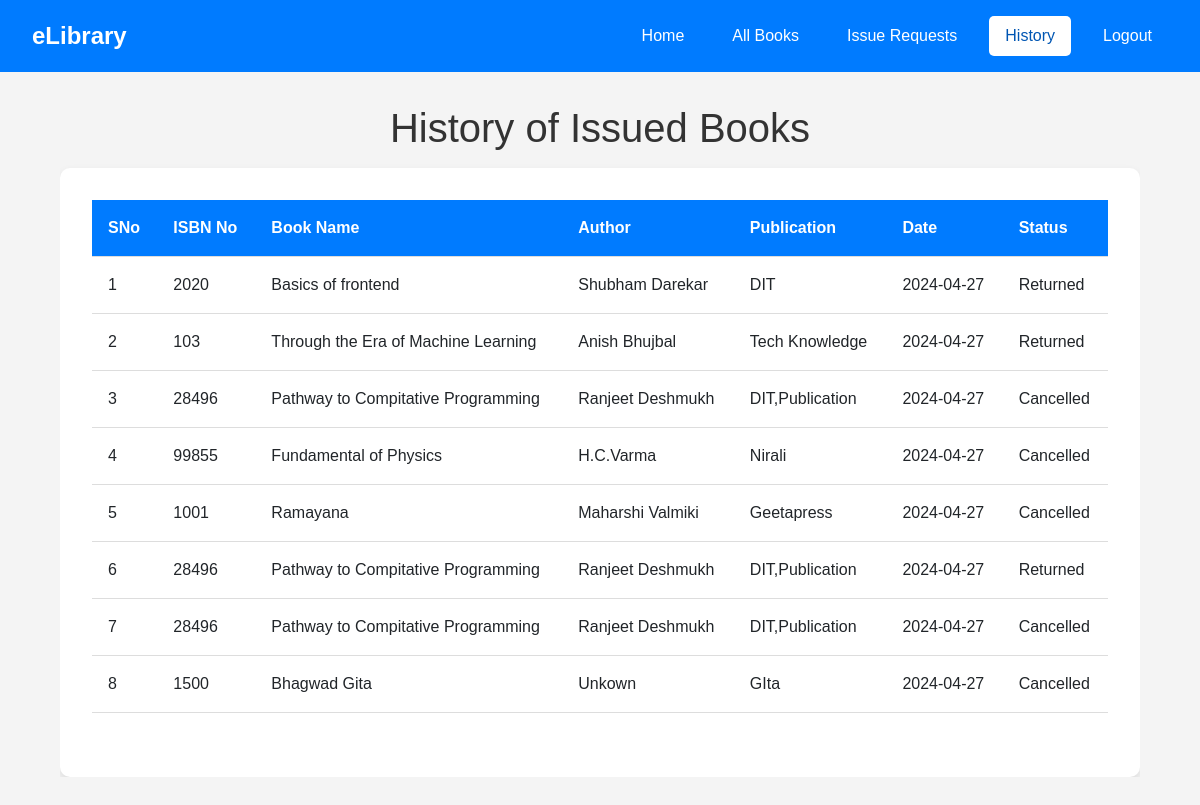
Screenshot of /user/history (signed in) with the database file from the repository.
### app.py (models this page shows)
class Books(db.Model):
    __tablename__='books'
    isbn = db.Column(db.Integer, primary_key=True)
    book_name=db.Column(db.String,nullable=False)
    author=db.Column(db.String,nullable=False)
    publication=db.Column(db.String,nullable=False)
    total_copies=db.Column(db.Integer,nullable=False)
    available_copies=db.Column(db.Integer,nullable=False)

class History(db.Model):
    __tablename__='history'
    issueId = db.Column(db.Integer ,primary_key=True)
    isbnissue = db.Column(db.Integer, db.ForeignKey('books.isbn'), nullable=False)
    erpissue = db.Column(db.Integer, db.ForeignKey('user.erp'), nullable=False)
    date=db.Column(db.String,nullable=False)
    status=db.Column(db.String,nullable=False)

### app.py (the view)
@app.route('/user/history',methods=['GET'])
@login_required
def historyUser():
    erp = current_user.erp
    books=db.session.execute('''select isbn,book_name,author,publication,date,status
        from books,history
        where isbnissue=isbn and erpissue= :erp ''',
        {'erp':erp})
    return render_template("user/history.html", user=current_user, books=books)

### app.py (called while the page is built)
@login_manager.user_loader
def load_user(erpid):
    return User.query.get(int(erpid))

### templates/user/history.html (shortened to what this page needs)
<!DOCTYPE html>
<head>
    <link href="https://cdn.jsdelivr.net/npm/bootstrap@5.3.2/dist/css/bootstrap.min.css" rel="stylesheet">
    <link rel="stylesheet" href="https://cdnjs.cloudflare.com/ajax/libs/font-awesome/6.5.2/css/all.min.css" />
    <link rel="stylesheet" href="{{url_for('static',filename = '/CSS/history.css')}}">
    <link rel="stylesheet" href="../../static/CSS/history.css">
    <link rel="stylesheet" href="https://cdnjs.cloudflare.com/ajax/libs/font-awesome/6.5.2/css/all.min.css" />
</head>
<body>
    <nav>
        <div class="logo">eLibrary</div>
        <ul>
            <li><a class="" href="/dashboard/user"><button class="opt">Home</button></a></li>
            <li><a class="" href="/user/allBooks"><button class="opt">All Books</button></a></li>
            <li><a class="" href="/user/issue_request"><button class="opt">Issue Requests</button></a></li>
            <li><a class="" href="/user/history"><button class="home opt">History</button></a></li>
            <li><a class="" href="/logout"><button class="opt">Logout</button></a></li>
        </ul>
    </nav>
    <div class="tab">
        <h1>History of Issued Books</h1>
        <div class="div">
            <table id="issued-books">
            <tr>
                <th>SNo</th>
                <th>ISBN No</th>
                <th>Book Name</th>
                <th>Author</th>
                <th>Publication</th>
                <th>Date</th>
                <th>Status</th>
            </tr>
            {% for book in books %}
            <tr>
                <td>{{loop.index}}</td>
                <td>{{book[0]}}</td>
                <td>{{book[1]}}</td>
                <td>{{book[2]}}</td>
                <td>{{book[3]}}</td>
                <td>{{book[4]}}</td>
                <td>{{book[5]}}</td>
            </tr>
            {% endfor %}
        </table>
    </div>
    </div>
</body>

### static/CSS/history.css (style rules this page uses)
body { font-family: Arial, sans-serif; background-color: #f4f4f4; margin: 0; padding: 0; }
nav { background: #007bff; color: white; display: flex; justify-content: space-between; align-items: center; padding: 1rem 2rem; }
nav .logo { font-size: 1.5rem; font-weight: bold; }
nav ul { list-style: none; margin: 0; padding: 0; display: flex; align-items: center; }
nav ul li { margin-left: 1rem; }
nav ul li a { text-decoration: none; color: white; }
button.opt { background-color: transparent; border: none; color: white; padding: 0.5rem 1rem; border-radius: 5px; cursor: pointer; transition: background 0.3s ease, color 0.3s ease; }
button.home { background-color: white; color: #0056b3; }
.tab { width: 90%; margin: 2rem auto; text-align: center; }
.tab h1 { color: #333; margin-bottom: 1rem; }
.tab { overflow: auto; scrollbar-width: none; }
.tab { -ms-overflow-style: none; overflow: -moz-scrollbars-none; }
.tab .div { background: #fff; border-radius: 10px; box-shadow: 0 4px 8px rgba(0, 0, 0, 0.1); padding: 2rem; overflow-x: auto; }
table { width: 100%; border-collapse: collapse; margin-bottom: 2rem; }
table th, table td { padding: 1rem; text-align: left; border-bottom: 1px solid #ddd; }
table th { background: #007bff; color: white; }

### rows the page displays
Books: isbn "2020", book_name "Basics of frontend", author "Shubham Darekar", publication "DIT", date "2024-04-27", status "Returned"
Books: isbn "103", book_name "Through the Era of Machine Learning", author "Anish Bhujbal", publication "Tech Knowledge", date "2024-04-27", status "Returned"
Books: isbn "28496", book_name "Pathway to Compitative Programming", author "Ranjeet Deshmukh", publication "DIT,Publication", date "2024-04-27", status "Cancelled", status "Returned"
Books: isbn "99855", book_name "Fundamental of Physics", author "H.C.Varma", publication "Nirali", date "2024-04-27", status "Cancelled"
Books: isbn "1001", book_name "Ramayana", author "Maharshi Valmiki", publication "Geetapress", date "2024-04-27", status "Cancelled"
Books: isbn "1500", book_name "Bhagwad Gita", author "Unkown", publication "GIta", date "2024-04-27", status "Cancelled"
